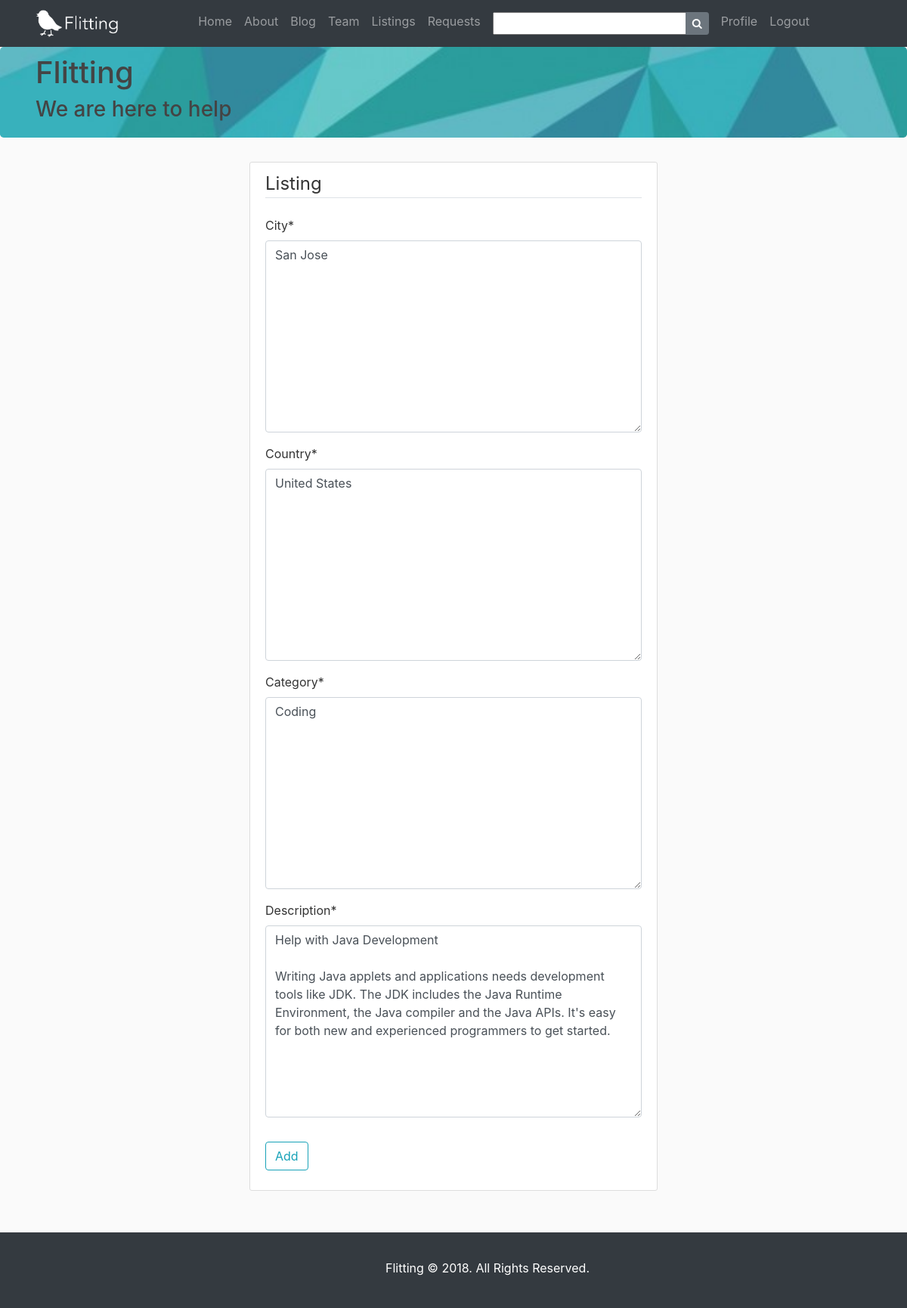
The page /flitting/listing/8/update/ (signed in) on the database its author committed.
### flitting/models.py (models this page shows, shortened)
class Listing(models.Model):
    user= models.ForeignKey(User, on_delete= models.CASCADE)
    city =  models.TextField()
    country = models.TextField()
    description= models.TextField()
    category= models.TextField()
    date_posted = models.DateTimeField(default=timezone.now)

### flitting/views.py (the view, shortened to what this page needs)
# urls.py: path('listing/<int:pk>/update/', ListingUpdateView.as_view(), name = 'listing-update'),
class ListingUpdateView(LoginRequiredMixin,UserPassesTestMixin,UpdateView):
    model = Listing
    fields = ['city','country','category','description']
    def test_func(self):
        List = self.get_object()
        print(self.request.user,List.user)
        if self.request.user == List.user:
            return True
        return False

### flitting/templates/flitting/listing_form.html (shortened to what this page needs)
{% extends "flitting/base.html"%}
{%load crispy_forms_tags%}
{%block content%}
<div class = "container">
  <div class="row justify-content-center">
  <div class="col-6">
    <div class ="content-section">
      <form method = "POST">
        <fieldset class = "form-group">
          <legend class = "border-bottom mb-4"> Listing
          </legend>
          {{form|crispy}}
        </fieldset>
        <div class="form-group">
          <button type="submit" name="submit" class = "btn btn-outline-info">Add</button>
        </div>
      </form>
    </div>
  </div>
  </div>
</div>
{%endblock content%}

### flitting/static/flitting/main.css (style rules this page uses)
body { background: #fafafa; color: #333333; }
.content-section { background: #ffffff; padding: 10px 20px; border: 1px solid #dddddd; border-radius: 3px; margin-bottom: 20px; }

### rows shown on the page
Listing: city "San Jose", country "United States", category "Coding", description "Help with Java Development Writing Java applets and applications needs development tools like JDK. The JDK includes the Java Runtime Environment, the Java compiler and the Java APIs. It's easy for both new and experienced programmers to get started."
